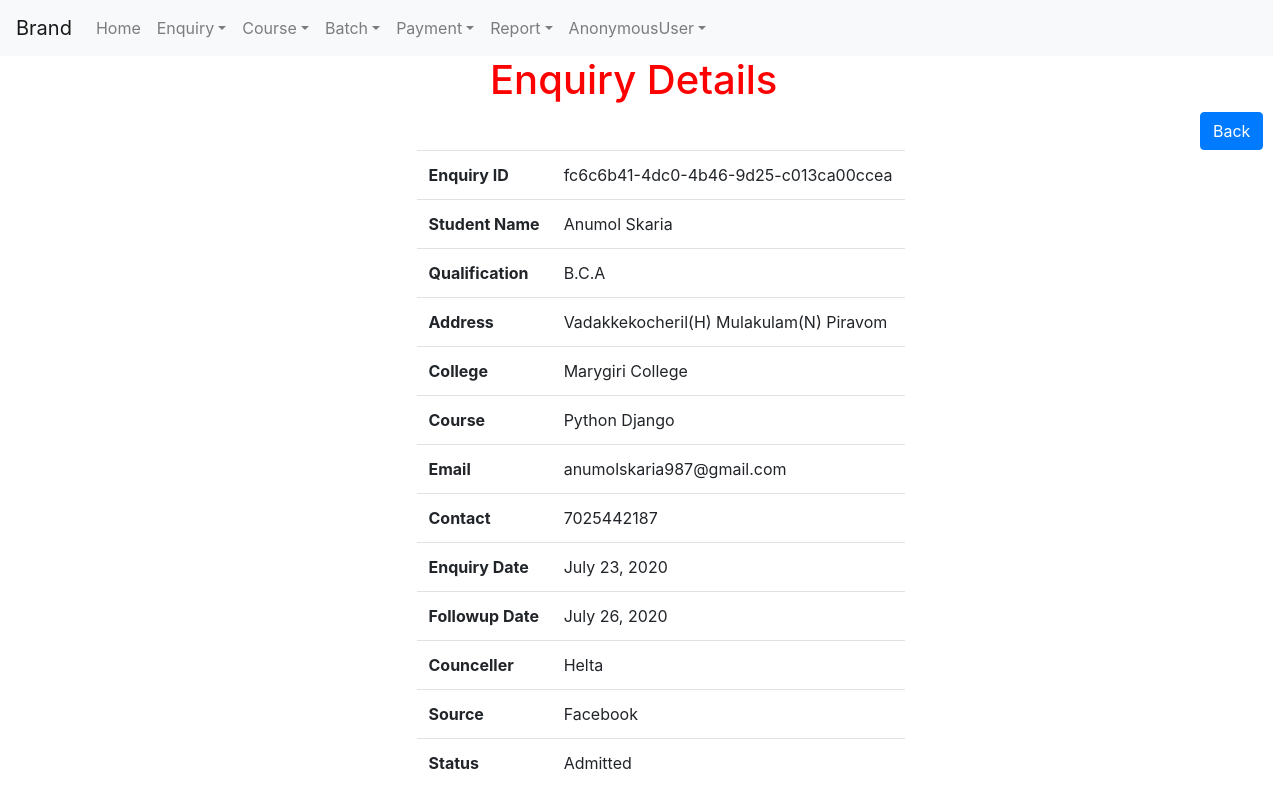
Page /Enquiry/viewenquiry/fc6c6b41-4dc0-4b46-9d25-c013ca00ccea on the committed database.
### Enquiry/models.py (models this page shows, shortened)
class Enquiry(models.Model):
    Enquiry_id=models.UUIDField(primary_key=True,default=uuid.uuid4,editable=False)
    Student_name=models.CharField(max_length=200)
    Address=models.CharField(max_length=250)
    Qualification=models.CharField(max_length=50)
    College=models.CharField(max_length=150)
    Course=models.ForeignKey(Course,on_delete=models.CASCADE)
    Batch=models.ForeignKey(Batch,on_delete=models.CASCADE)
    Contact=models.IntegerField()
    Email=models.EmailField()
    Enquiry_date=models.DateField(default=date.today())
    Followup_date=models.DateField()
    Counceller=models.ForeignKey(Counceller,on_delete=models.CASCADE)
    Source=models.ForeignKey(Source,on_delete=models.CASCADE)
    Action=(
            ('1','Call_Back'),
            ('2','Admitted'),
            ('3','Cancel')
    )
    Status=models.CharField(max_length=20,choices=Action)

class Course(models.Model):
    Course=models.CharField(max_length=150,unique=True)
    def __str__(self):
        return self.Course

class Counceller(models.Model):
    Counceller_name=models.CharField(max_length=150)
    Contact=models.IntegerField()
    def __str__(self):
        return self.Counceller_name

class Source(models.Model):
    Source=models.CharField(max_length=200,unique=True)
    def __str__(self):
        return self.Source

### Enquiry/views.py (the view)
# urls.py: path('viewenquiry/<str:pk>',ViewEnquiry.as_view(),name='viewenquiry'),
class ViewEnquiry(DetailView):
    model = Enquiry
    template_name = 'Enquiry/view_enquiry.html'
    context_object_name = "details"

### Enquiry/templates/Enquiry/view_enquiry.html
<!DOCTYPE html>
{% extends 'index/navbar.html' %}
{% block content %}
<body>
<h1 style="color: red;padding-left: 490px">Enquiry Details</h1>
<a href="{% url 'listenquiry' %}" class="btn btn-primary" style="margin-left:1200px">Back</a>
<br>
<div class="container">
    <div class="row" style="padding-left:350px">
<form>
    <table class="table dark">
        <tr>
            <th>Enquiry ID</th>
            <td>{{ details.Enquiry_id }}</td>
        </tr>
        <tr>
            <th>Student Name</th>
            <td>{{ details.Student_name }}</td>
        </tr>
        <tr>
            <th>Qualification</th>
            <td>{{ details.Qualification }}</td>
        </tr>
        <tr>
            <th>Address</th>
             <td>{{ details.Address }}</td>
        </tr>
        <tr>
            <th>College</th>
            <td>{{ details.College }}</td>
        </tr>
        <tr>
            <th>Course</th>
            <td>{{ details.Course }}</td>
        </tr>
        <tr>
            <th>Email</th>
            <td>{{ details.Email }}</td>
        </tr>
        <tr>
            <th>Contact</th>
            <td>{{ details.Contact }}</td>
        </tr>
        <tr>
            <th>Enquiry Date</th>
            <td>{{ details.Enquiry_date }}</td>
        </tr>
        <tr>
            <th>Followup Date</th>
            <td>{{ details.Followup_date }}</td>
        </tr>
        <tr>
            <th>Counceller</th>
            <td>{{ details.Counceller }}</td>
        </tr>
        <tr>
            <th>Source</th>
            <td>{{ details.Source }}</td>
        </tr>
        <tr>
            <th>Status</th>
            <td>{{ details.get_Status_display}}</td>
        </tr>
    </table>
</form>
    </div>
</div>
{% endblock %}

### rows in the picture
Enquiry: Enquiry_id "fc6c6b41-4dc0-4b46-9d25-c013ca00ccea", Student_name "Anumol Skaria", Qualification "B.C.A", Address "Vadakkekocheril(H) Mulakulam(N) Piravom", College "Marygiri College", Course "Python Django", Email "anumolskaria987@gmail.com", Contact "7025442187", Enquiry_date "July 23, 2020", Followup_date "July 26, 2020", Counceller "Helta", Source "Facebook", Status "Admitted"

### other values in the picture
{{ user }} "AnonymousUser"
